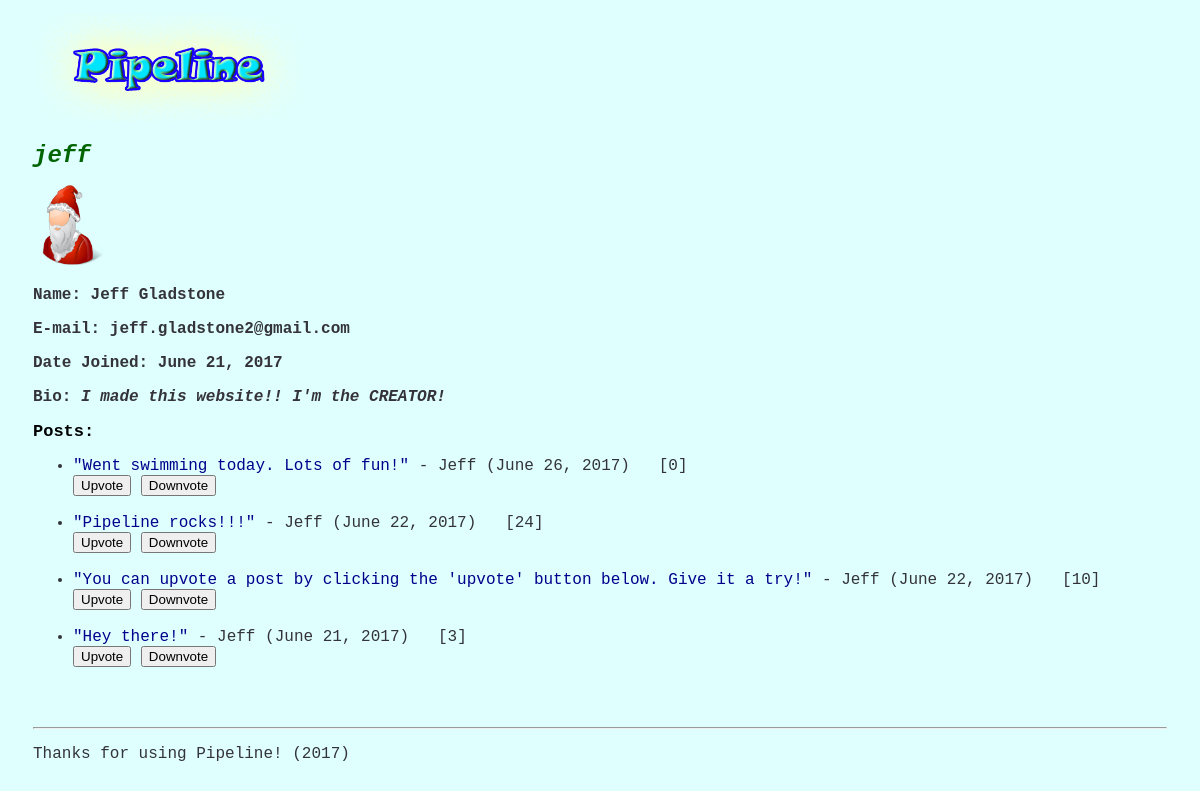
/profile/1/, run on an earlier commit of the app's database.
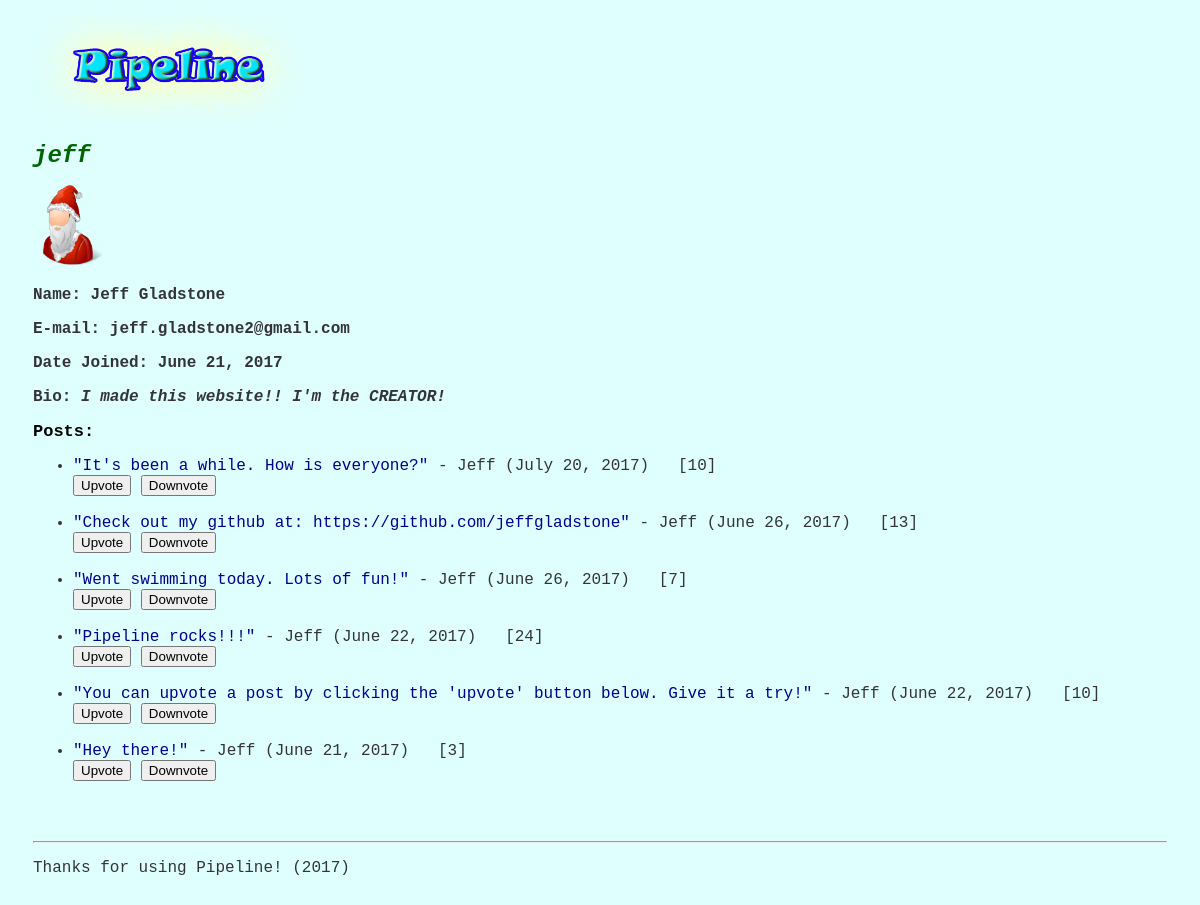
And on a later commit of the database.
### posts/models.py (models this page shows, shortened)
class Profile(models.Model):
    user = models.OneToOneField(User, on_delete=models.CASCADE)
    bio = models.TextField(max_length=500, blank=True)
    avatar = models.TextField(max_length=100, default = 'no_avatar', blank=True)

class Post(models.Model):
    message = models.CharField(max_length=100)
    post_date = models.DateTimeField()
    user = models.ForeignKey(User, null = True, blank = True)
    votes = models.IntegerField()

### pipeline/views.py (the view)
# urls.py: url(r'^profile/(?P<user_id>\d{1,3})/$', profile),
def profile(request, user_id):
    now = datetime.datetime.now()
    users = User.objects.all()
    try:
        user_id = int(user_id)
    except ValueError:
        raise Http404()
    unsorted_posts = Post.objects.filter(user = user_id)
    recent_posts = sort_posts_recent(unsorted_posts)
    return render(request, 'profile.html', {'users': users, 'you': request.user, 'user_id': user_id, 'posts': recent_posts, 'current_date': now})

### pipeline/views.py (called while the page is built)
def sort_posts_recent(posts_data):
    post_tuples = [(single_post.post_date, single_post) for single_post in posts_data]
    sorted_posts = [item[1] for item in sorted(post_tuples, key=lambda tup: tup[0], reverse=True)]
    return sorted_posts

### templates/profile.html (shortened to what this page needs)
{% extends "base.html" %}
{% block content %}
{% load static %}
<h1><i>{% for user in users %}{% if user.id == user_id %}{{ user.username }}{% endif %}{% endfor %}</i></h1>
<h2>
    {% for user in users %}
    {% if user.id == user_id %}
        {% if user.profile.avatar == 'no_avatar' %}<img src = "{% static 'avatars/no_avatar.png' %}" alt = "No Avatar" width = "70px">
        {% elif user.profile.avatar == 'avatar1' %}<img src = "{% static 'avatars/avatar1.png' %}" alt = "Avatar 1" width = "80px">
        {% elif user.profile.avatar == 'avatar2' %}<img src = "{% static 'avatars/avatar2.png' %}" alt = "Avatar 2" width = "80px">
        {% elif user.profile.avatar == 'avatar3' %}<img src = "{% static 'avatars/avatar3.png' %}" alt = "Avatar 3" width = "80px">
        {% elif user.profile.avatar == 'avatar4' %}<img src = "{% static 'avatars/avatar4.png' %}" alt = "Avatar 4" width = "80px">
        {% elif user.profile.avatar == 'avatar5' %}<img src = "{% static 'avatars/avatar5.png' %}" alt = "Avatar 5" width = "80px">
        {% elif user.profile.avatar == 'avatar6' %}<img src = "{% static 'avatars/avatar6.png' %}" alt = "Avatar 6" width = "80px">
        {% elif user.profile.avatar == 'avatar7' %}<img src = "{% static 'avatars/avatar7.png' %}" alt = "Avatar 7" width = "80px">
        {% elif user.profile.avatar == 'avatar8' %}<img src = "{% static 'avatars/avatar8.png' %}" alt = "Avatar 8" width = "80px">
        {% elif user.profile.avatar == 'avatar9' %}<img src = "{% static 'avatars/avatar9.png' %}" alt = "Avatar 9" width = "80px">
        {% elif user.profile.avatar == 'avatar10' %}<img src = "{% static 'avatars/avatar10.png' %}" alt = "Avatar 10" width = "80px">{% endif %}
    <p>Name: {{ user.first_name | capfirst }} {{ user.last_name | capfirst }}</p>
    <p>E-mail: {{ user.email }}</p>
    <p>Date Joined: {{ user.date_joined.date }}</p>
    {% if user.profile.bio %}<p>Bio: <i>{{ user.profile.bio }}</i></p>
    {% else %}{% if you.id == user_id %}
        <p>Bio: <a href = "/../../profile/{{ user.id }}/update/bio">(Insert bio here)</a></p>
    {% endif %}{% endif %}
    Posts: {% if not posts %}<p style='display: inline;'>No available posts.</p>{% endif %}</h2>
    <p>
    <ul>
	{% for post in posts %}
	<li><a href = "/post/{{post.id}}">"{{ post.message }}"</a> - {{ post.user.username | capfirst }} {% if post.post_date.date == current_date.date %}(Today, {{ post.post_date.time }}){% else %}({{ post.post_date.date }}){% endif %} &nbsp; [{{ post.votes }}]</li>
<form action="/post/{{post.id}}" method="get">
    <input type="submit" name = "q" value="Upvote"></form>
<form action="/post/{{post.id}}" method="get">
    <input type="submit" name = "q" value="Downvote">
</form>
{% endfor %}
</ul>
</p>
{% endif %}
{% endfor %}
{% endblock %}

### templates/base.html (shortened to what this page needs)
<!DOCTYPE HTML PUBLIC "-//W3C//DTD HTML 4.01//EN">
<html lang = 'en'>
<head>
</head>
<body>
    {% load static %}
    <a href = "/"><img src = "{% static 'pipeline/pipeline_title.png' %}" alt = "Pipeline Title" width = "275px" ></a>
    {% block content %}{% endblock %}
    {% block footer %}
    <hr>
    <p>Thanks for using Pipeline! (2017)</p>
    {% endblock %}
</body>
</html>

### templates/base.html (style rules this page uses)
h1 { color: darkgreen; font-family: monospace; font-size: 24px; }
h2 { font-family: monospace; color: black; font-size: 17px; text-decoration: bold }
ul, p { font-family: monospace; color: #333339; font-size: 16px; }
a { font-family: monospace; color: darkblue; text-decoration: none; font-size: 16px; }
body { background-color: #DFFFFF; display: block; padding: 5px 25px; }
form { display: inline-block; }

What changed in the data, as far as the page shows it:
added Post: message "It's been a while. How is everyone?", user.username "Jeff", post_date "July 20, 2017", votes "10"
added Post: message "Check out my github at: https://github.com/jeffgladstone", user.username "Jeff", post_date "June 26, 2017", votes "13"
changed Post "Went swimming today. Lots of fun!": votes "0" → "7"
